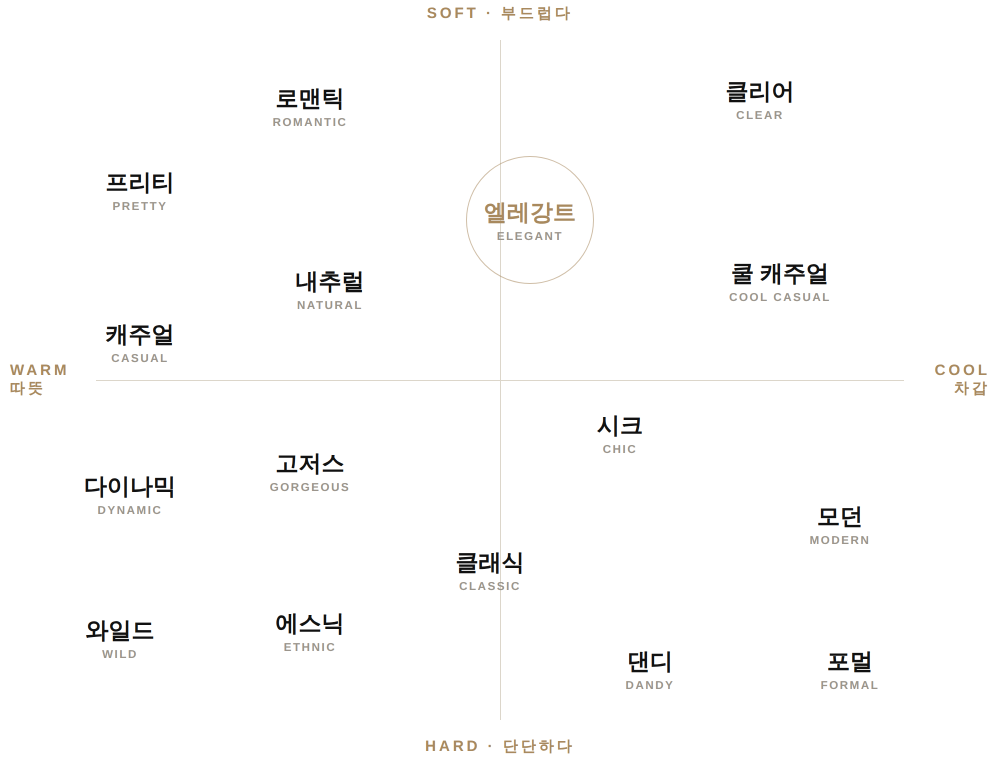
#> input picture content/교육/2026-08-19_일본_이미지분류체계/img/map_a.png, 2000 x 1520 px (shown at 1/2 size)
$ python -i bars_slides.py   (imports and definitions only)
#> lines starting #> are read from the running program, lines starting #| are printed output that depends on the picture
"""shorts.bars_slides — 바자막 매니페스트 1개 → 캐러셀 '게시물' 슬라이드 PNG 여러 장.

배경(형 2026-08-01): "요건 mp4 말고 게시물로 만들 거라 사진으로 줘." 영상(make.py)과 같은 매니페스트를
써서, TTS·렌더 없이 각 세그를 1080x1920 정지 슬라이드로 뽑는다(인스타 캐러셀용). 바 색·기울기·폰트는
make.py의 _bar_png를 그대로 재사용 → 영상과 100% 동일한 룩. 사진 파일이 없으면 라벨 플레이스홀더로 대체.

쓰는 법:
    python3 -m shorts.bars_slides content/manifests/바자막_작은속삭임_요즘의생각.json --out /tmp/slides
"""
from __future__ import annotations

import json
from pathlib import Path

from . import make as M

W, H = 1080, 1920


def _photo_base(path: str):
    """사진 → 블러 커버 배경 + contain 전경(영상 _image_still과 동일 룩). 파일 없으면 None."""
    from PIL import Image, ImageFilter, ImageEnhance, ImageOps
    p = Path(str(path))
    if not p.is_file():
        return None
    im = Image.open(p).convert("RGB")
#> im is the input picture: PIL image 2000x1520 RGB; mean R, G, B 251.9, 251.8, 251.6
    bg = ImageOps.fit(im, (W, H), method=Image.LANCZOS)
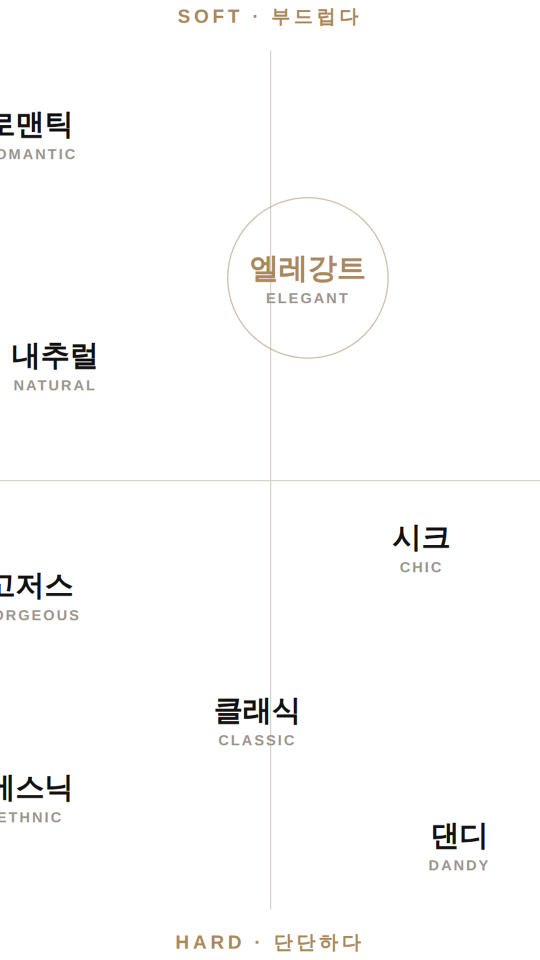
#> bg: PIL image 1080x1920 RGB (shown at 1/2 size); mean R, G, B 251.7, 251.5, 251.1
    bg = bg.filter(ImageFilter.GaussianBlur(42))
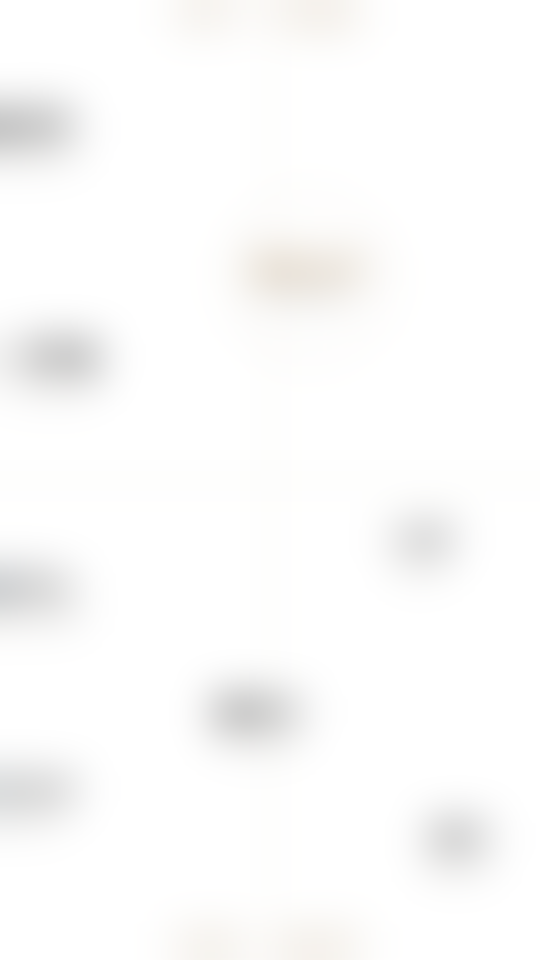
#> bg: PIL image 1080x1920 RGB (shown at 1/2 size); mean R, G, B 251.8, 251.6, 251.2
    bg = ImageEnhance.Brightness(bg).enhance(0.95)
    fg = im.copy()
    fg.thumbnail((W, H), Image.LANCZOS)
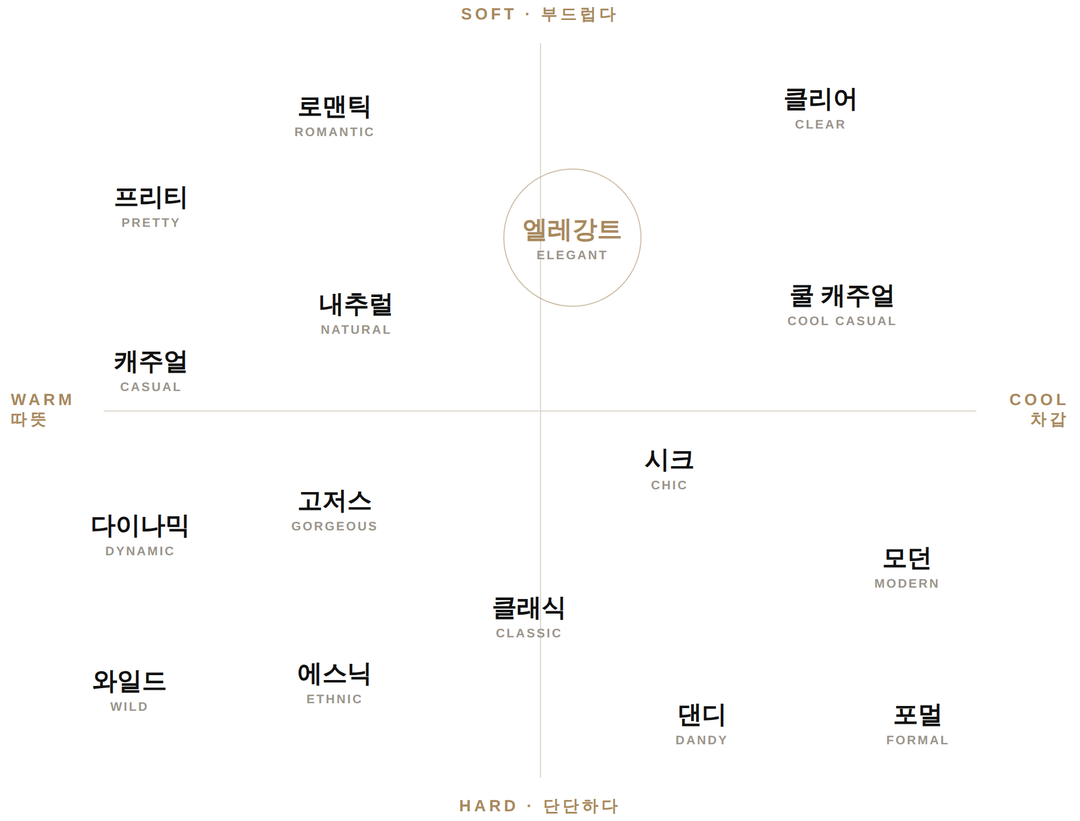
#> fg: PIL image 1080x821 RGB; mean R, G, B 251.8, 251.7, 251.5
    slide = bg.copy()
    slide.paste(fg, ((W - fg.width) // 2, (H - fg.height) // 2))
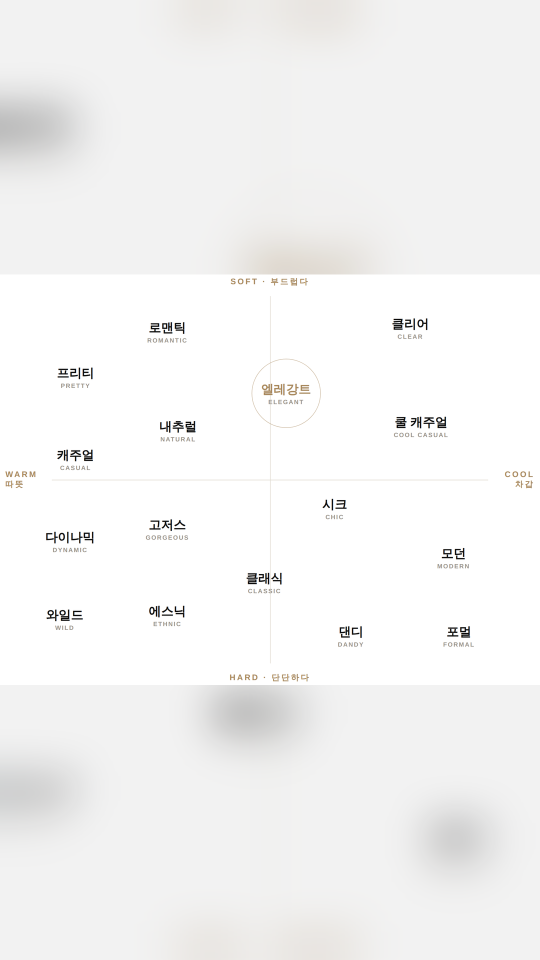
#> slide: PIL image 1080x1920 RGB (shown at 1/2 size); mean R, G, B 244.4, 244.2, 243.8
    return slide.convert("RGBA")


# [83 lines left out: functions _placeholder, _apply_bars_still, make_slides, main, not called in this run]


# [2 lines not run here, left out]

>>> result = _photo_base('../content/교육/2026-08-19_일본_이미지분류체계/img/map_a.png')
